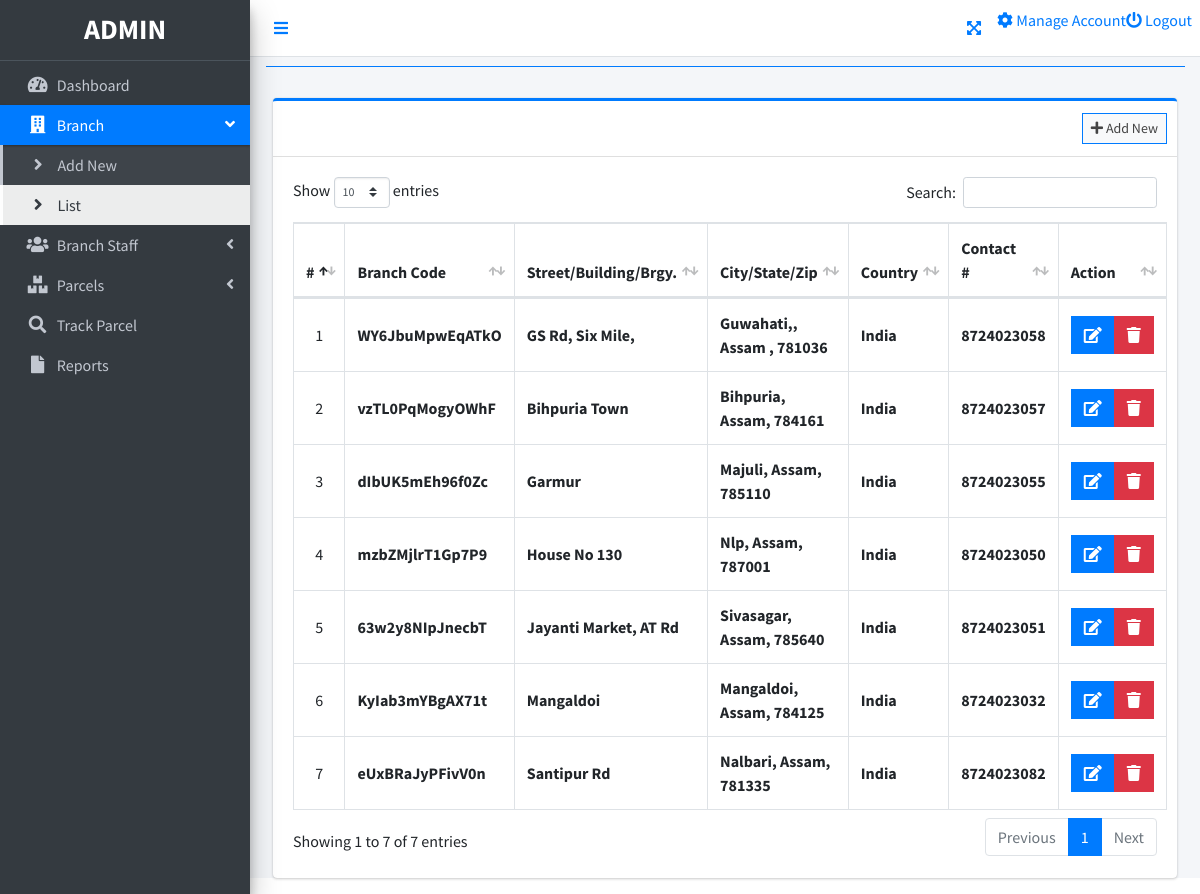
The page /index.php?page=branch_list (signed in) on the database its author committed.
### tables this page shows
CREATE TABLE `branches` (
  `id` int(30) NOT NULL,
  `branch_code` varchar(50) NOT NULL,
  `street` text NOT NULL,
  `city` text NOT NULL,
  `state` text NOT NULL,
  `zip_code` varchar(50) NOT NULL,
  `country` text NOT NULL,
  `contact` varchar(100) NOT NULL,
  `date_created` datetime NOT NULL DEFAULT current_timestamp()
);

### branch_list.php (the view, shortened to what this page needs)
<?php include'db_connect.php' ?>
<div class="col-lg-12">
	<div class="card card-outline card-primary">
		<div class="card-header">
			<div class="card-tools">
				<a class="btn btn-block btn-sm btn-default btn-flat border-primary " href="./index.php?page=new_branch"><i class="fa fa-plus"></i> Add New</a>
			</div>
		</div>
		<div class="card-body">
			<table class="table tabe-hover table-bordered" id="list">
				<!-- <colgroup>
					<col width="5%">
					<col width="15%">
					<col width="25%">
					<col width="25%">
					<col width="15%">
				</colgroup> -->
				<thead>
					<tr>
						<th class="text-center">#</th>
						<th>Branch Code</th>
						<th>Street/Building/Brgy.</th>
						<th>City/State/Zip</th>
						<th>Country</th>
						<th>Contact #</th>
						<th>Action</th>
					</tr>
				</thead>
				<tbody>
					<?php
					$i = 1;
					$qry = $conn->query("SELECT * FROM branches order by street asc,city asc, state asc ");
					while($row= $qry->fetch_assoc()):
					?>
					<tr>
						<td class="text-center"><?php echo $i++ ?></td>
						<td class=""><b><?php echo $row['branch_code'] ?></b></td>
						<td><b><?php echo ucwords($row['street']) ?></b></td>
						<td><b><?php echo ucwords($row['city'].', '.$row['state'].', '.$row['zip_code']) ?></b></td>
						<td><b><?php echo ucwords($row['country']) ?></b></td>
						<td><b><?php echo $row['contact'] ?></b></td>
						<td class="text-center">
		                    <div class="btn-group">
		                        <a href="index.php?page=edit_branch&id=<?php echo $row['id'] ?>" class="btn btn-primary btn-flat ">
		                          <i class="fas fa-edit"></i>
		                        </a>
		                        <button type="button" class="btn btn-danger btn-flat delete_branch" data-id="<?php echo $row['id'] ?>">
		                          <i class="fas fa-trash"></i>
		                        </button>
	                      </div>
						</td>
					</tr>
				<?php endwhile; ?>
				</tbody>
			</table>
		</div>
	</div>
</div>

### index.php (shortened to what this page needs)
<!DOCTYPE html>
<html lang="en">
<?php
	include 'header.php'
?>
<body class="hold-transition sidebar-mini layout-fixed layout-navbar-fixed layout-footer-fixed">
<div class="wrapper">
  <?php include 'topbar.php' ?>
  <?php include 'sidebar.php' ?>
  <div class="content-wrapper">
    <div class="content-header">
      <div class="container-fluid">
        <div class="row mb-2">
          <div class="col-sm-6">
            <h1 class="m-0"><?php echo $title ?></h1>
          </div>
        </div>
            <hr class="border-primary">
      </div>
    </div>
    <section class="content">
      <div class="container-fluid">
         <?php
            $page = isset($_GET['page']) ? $_GET['page'] : 'home';
            if(!file_exists($page.".php")){
                include '404.html';
            }else{
            include $page.'.php';
            }
          ?>
      </div>
    </section>
  </div>
</body>
</html>

### header.php (shortened to what this page needs)
<head>
  <link rel="stylesheet" href="assets/plugins/fontawesome-free/css/all.min.css">
  <link rel="stylesheet" href="assets/plugins/overlayScrollbars/css/OverlayScrollbars.min.css">
  <link rel="stylesheet" href="assets/plugins/datatables-bs4/css/dataTables.bootstrap4.min.css">
  <link rel="stylesheet" href="assets/plugins/datatables-responsive/css/responsive.bootstrap4.min.css">
  <link rel="stylesheet" href="assets/plugins/datatables-buttons/css/buttons.bootstrap4.min.css">
  <link rel="stylesheet" href="assets/plugins/select2/css/select2.min.css">
  <link rel="stylesheet" href="assets/plugins/select2-bootstrap4-theme/select2-bootstrap4.min.css">
  <link rel="stylesheet" href="assets/plugins/sweetalert2-theme-bootstrap-4/bootstrap-4.min.css">
  <link rel="stylesheet" href="assets/plugins/toastr/toastr.min.css">
  <link rel="stylesheet" href="assets/plugins/dropzone/min/dropzone.min.css">
  <link rel="stylesheet" href="assets/dist/css/jquery.datetimepicker.min.css">
  <link rel="stylesheet" href="assets/plugins/icheck-bootstrap/icheck-bootstrap.min.css">
  <link rel="stylesheet" href="assets/plugins/bootstrap4-toggle/css/bootstrap4-toggle.min.css">
  <link rel="stylesheet" href="assets/dist/css/adminlte.min.css">
  <link rel="stylesheet" href="assets/dist/css/styles.css">
  <link rel="stylesheet" href="assets/plugins/summernote/summernote-bs4.min.css">
</head>

### topbar.php (shortened to what this page needs)
<nav class="main-header navbar navbar-expand navbar-primary navbar-white ">
  <ul class="navbar-nav">
    <?php if(isset($_SESSION['login_id'])): ?>
    <li class="nav-item">
      <a class="nav-link" data-widget="pushmenu" href="" role="button"><i class="fas fa-bars"></i></a>
    </li>
  <?php endif; ?>
    <li>
      <a class="nav-link text-white"  href="./" role="button"> <large><b><?php echo $_SESSION['system']['name'] ?></b></large></a>
    </li>
  </ul>
  <ul class="navbar-nav ml-auto">
    <li class="nav-item">
      <a class="nav-link" data-widget="fullscreen" href="#" role="button">
        <i class="fas fa-expand-arrows-alt"></i>
      </a>
    </li>
            <a href="javascript:void(0)" id="manage_account"><i class="fa fa-cog"></i> Manage Account</a>
            <a href="ajax.php?action=logout"><i class="fa fa-power-off"></i> Logout</a>
          </div>

### sidebar.php (shortened to what this page needs)
<aside class="main-sidebar sidebar-dark-primary elevation-4">
  <div class="dropdown">
 	<a href="./" class="brand-link">
      <?php if($_SESSION['login_type'] == 1): ?>
      <h3 class="text-center p-0 m-0"><b>ADMIN</b></h3>
      <?php else: ?>
      <h3 class="text-center p-0 m-0"><b>STAFF</b></h3>
      <?php endif; ?>
  </a>
  </div>
  <div class="sidebar pb-4 mb-4">
    <nav class="mt-2">
      <ul class="nav nav-pills nav-sidebar flex-column nav-flat" data-widget="treeview" role="menu" data-accordion="false">
        <li class="nav-item dropdown">
          <a href="./" class="nav-link nav-home">
            <i class="nav-icon fas fa-tachometer-alt"></i>
            <p>
              Dashboard
            </p>
          </a>
        </li>
        <?php if($_SESSION['login_type'] == 1): ?>
        <li class="nav-item">
          <a href="#" class="nav-link nav-edit_branch">
            <i class="nav-icon fas fa-building"></i>
            <p>
              Branch
              <i class="right fas fa-angle-left"></i>
            </p>
          </a>
          <ul class="nav nav-treeview">
            <li class="nav-item">
              <a href="./index.php?page=new_branch" class="nav-link nav-new_branch tree-item">
                <i class="fas fa-angle-right nav-icon"></i>
                <p>Add New</p>
              </a>
            </li>
            <li class="nav-item">
              <a href="./index.php?page=branch_list" class="nav-link nav-branch_list tree-item">
                <i class="fas fa-angle-right nav-icon"></i>
                <p>List</p>
              </a>
            </li>
          </ul>
        </li>
        <li class="nav-item">
          <a href="#" class="nav-link nav-edit_staff">
            <i class="nav-icon fas fa-users"></i>
            <p>
              Branch Staff
              <i class="right fas fa-angle-left"></i>
            </p>
          </a>
        </li>
      <?php endif; ?>
        <li class="nav-item">
          <a href="#" class="nav-link nav-edit_parcel">
            <i class="nav-icon fas fa-boxes"></i>
            <p>
              Parcels
              <i class="right fas fa-angle-left"></i>
            </p>
          </a>
        </li>
         <li class="nav-item dropdown">
          <a href="./index.php?page=track" class="nav-link nav-track">
            <i class="nav-icon fas fa-search"></i>
            <p>
              Track Parcel
            </p>
          </a>
        </li>
         <li class="nav-item dropdown">
          <a href="./index.php?page=reports" class="nav-link nav-reports">
            <i class="nav-icon fas fa-file"></i>
            <p>
              Reports
            </p>
          </a>
        </li>
      </ul>
    </nav>
  </div>
</aside>

### branch_list.php (style rules this page uses)
table td { vertical-align: middle !important; }

### rows shown on the page
branches: branch_code "WY6JbuMpwEqATkO", street "GS Rd, Six Mile,", city+state+zip_code "Guwahati,, Assam , 781036", country "India", contact "8724023058"
branches: branch_code "vzTL0PqMogyOWhF", street "Bihpuria Town", city+state+zip_code "Bihpuria, Assam, 784161", country "India", contact "8724023057"
branches: branch_code "dIbUK5mEh96f0Zc", street "Garmur", city+state+zip_code "Majuli, Assam, 785110", country "India", contact "8724023055"
branches: branch_code "mzbZMjlrT1Gp7P9", street "House No 130", city+state+zip_code "Nlp, Assam, 787001", country "India", contact "8724023050"
branches: branch_code "63w2y8NIpJnecbT", street "Jayanti Market, AT Rd", city+state+zip_code "Sivasagar, Assam, 785640", country "India", contact "8724023051"
branches: branch_code "KyIab3mYBgAX71t", street "Mangaldoi", city+state+zip_code "Mangaldoi, Assam, 784125", country "India", contact "8724023032"
branches: branch_code "eUxBRaJyPFivV0n", street "Santipur Rd", city+state+zip_code "Nalbari, Assam, 781335", country "India", contact "8724023082"
